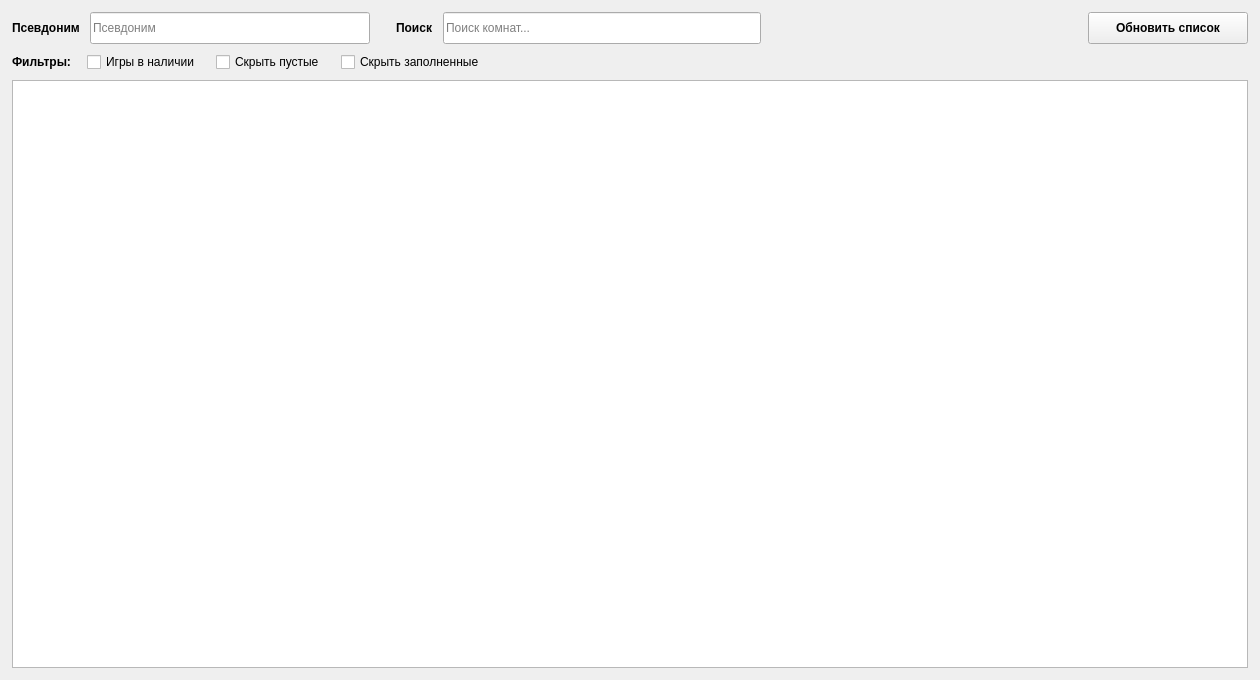
<?xml version="1.0" encoding="UTF-8"?>
<ui version="4.0">
 <class>Lobby</class>
 <widget class="QWidget" name="Lobby">
  <property name="geometry">
   <rect>
    <x>0</x>
    <y>0</y>
    <width>1260</width>
    <height>680</height>
   </rect>
  </property>
  <property name="minimumSize">
   <size>
    <width>1100</width>
    <height>550</height>
   </size>
  </property>
  <property name="windowTitle">
   <string>Браузер публичных комнат</string>
  </property>
  <layout class="QVBoxLayout" name="verticalLayout">
   <property name="spacing">
    <number>8</number>
   </property>
   <property name="leftMargin">
    <number>12</number>
   </property>
   <property name="topMargin">
    <number>12</number>
   </property>
   <property name="rightMargin">
    <number>12</number>
   </property>
   <property name="bottomMargin">
    <number>12</number>
   </property>
   <item>
    <layout class="QVBoxLayout" name="verticalLayout_Controls">
     <property name="spacing">
      <number>8</number>
     </property>
     <item>
      <layout class="QHBoxLayout" name="horizontalLayout_Row1">
       <property name="spacing">
        <number>10</number>
       </property>
       <item>
        <widget class="QLabel" name="label">
         <property name="text">
          <string>Псевдоним</string>
         </property>
         <property name="font">
          <font>
           <bold>true</bold>
          </font>
         </property>
        </widget>
       </item>
       <item>
        <widget class="QLineEdit" name="nickname">
         <property name="minimumSize">
          <size>
           <width>220</width>
           <height>32</height>
          </size>
         </property>
         <property name="maximumSize">
          <size>
           <width>280</width>
           <height>32</height>
          </size>
         </property>
         <property name="placeholderText">
          <string>Псевдоним</string>
         </property>
        </widget>
       </item>
       <item>
        <spacer name="horizontalSpacer_Between">
         <property name="orientation">
          <enum>Qt::Horizontal</enum>
         </property>
         <property name="sizeType">
          <enum>QSizePolicy::Fixed</enum>
         </property>
         <property name="sizeHint" stdset="0">
          <size>
           <width>16</width>
           <height>20</height>
          </size>
         </property>
        </spacer>
       </item>
       <item>
        <widget class="QLabel" name="label_2">
         <property name="text">
          <string>Поиск</string>
         </property>
         <property name="font">
          <font>
           <bold>true</bold>
          </font>
         </property>
        </widget>
       </item>
       <item>
        <widget class="QLineEdit" name="search">
         <property name="minimumSize">
          <size>
           <width>280</width>
           <height>32</height>
          </size>
         </property>
         <property name="placeholderText">
          <string>Поиск комнат...</string>
         </property>
         <property name="clearButtonEnabled">
          <bool>true</bool>
         </property>
        </widget>
       </item>
       <item>
        <spacer name="horizontalSpacer_Right">
         <property name="orientation">
          <enum>Qt::Horizontal</enum>
         </property>
         <property name="sizeHint" stdset="0">
          <size>
           <width>40</width>
           <height>20</height>
          </size>
         </property>
        </spacer>
       </item>
       <item>
        <widget class="QPushButton" name="refresh_list">
         <property name="minimumSize">
          <size>
           <width>160</width>
           <height>32</height>
          </size>
         </property>
         <property name="text">
          <string>Обновить список</string>
         </property>
         <property name="font">
          <font>
           <bold>true</bold>
          </font>
         </property>
        </widget>
       </item>
      </layout>
     </item>
     <item>
      <layout class="QHBoxLayout" name="horizontalLayout_Row2">
       <property name="spacing">
        <number>16</number>
       </property>
       <item>
        <widget class="QLabel" name="label_filters">
         <property name="text">
          <string>Фильтры:</string>
         </property>
         <property name="font">
          <font>
           <bold>true</bold>
          </font>
         </property>
        </widget>
       </item>
       <item>
        <widget class="QCheckBox" name="games_owned">
         <property name="text">
          <string>Игры в наличии</string>
         </property>
        </widget>
       </item>
       <item>
        <widget class="QCheckBox" name="hide_empty">
         <property name="text">
          <string>Скрыть пустые</string>
         </property>
        </widget>
       </item>
       <item>
        <widget class="QCheckBox" name="hide_full">
         <property name="text">
          <string>Скрыть заполненные</string>
         </property>
        </widget>
       </item>
       <item>
        <spacer name="horizontalSpacer_Filters">
         <property name="orientation">
          <enum>Qt::Horizontal</enum>
         </property>
         <property name="sizeHint" stdset="0">
          <size>
           <width>40</width>
           <height>20</height>
          </size>
         </property>
        </spacer>
       </item>
      </layout>
     </item>
    </layout>
   </item>
   <item>
    <widget class="QTreeView" name="room_list">
     <property name="minimumSize">
      <size>
       <width>0</width>
       <height>460</height>
      </size>
     </property>
    </widget>
   </item>
  </layout>
 </widget>
 <resources/>
 <connections/>
</ui>
